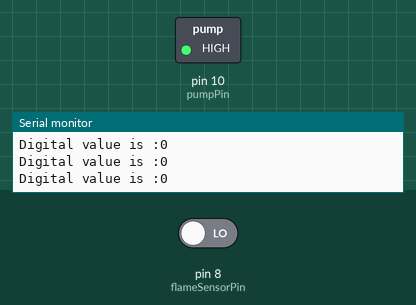
This sketch was run on a simulated Arduino Uno, built with avr-gcc and run on an emulated ATmega328P. Parts: switched loads named in the sketch (green lamp = pin HIGH), the last lines printed to the serial monitor. The test bench sets the inputs (shaded band); at power-on: pin 8 (flameSensorPin) LOW.

Above: at 1.8 s.
1.9 s: pin 8 (flameSensorPin) driven HIGH
At 3.1 s:
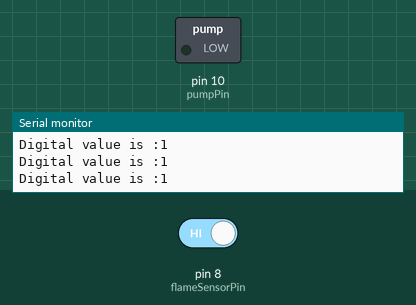
3.5 s: pin 8 (flameSensorPin) driven LOW
At 4.2 s:
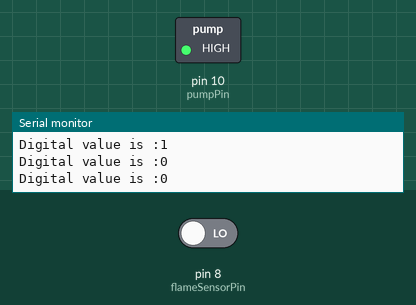
Timing chart, 0 to 6.5 s (numbered marks = the images above; inputs shaded):
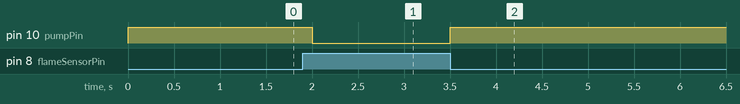

The sketch:

FLAME_DETECTOR.ino
```cpp
#define flameSensorPin 8
#define pumpPin 10
int flameSensorPinValue;
String digitalMsg = "Digital value is :";
String digitalSenseFlame = "digital sensor detected flame.";
void setup() {
  Serial.begin(9600);
  pinMode(flameSensorPin,INPUT);
  pinMode(pumpPin,OUTPUT);
  digitalWrite(pumpPin,HIGH);
}

void loop() {
  flameSensorPinValue = digitalRead(flameSensorPin);
  Serial.print(digitalMsg);
  Serial.print(flameSensorPinValue);
  Serial.println("");
  if(flameSensorPinValue == 1){
    digitalWrite(pumpPin,LOW);
  }
  else{
    digitalWrite(pumpPin,HIGH);
  }
  delay(500);
}
```

Measured:
- after the input at 1.9 s, pin 10 (pumpPin): HIGH → LOW after 0.10 s
- after the input at 3.5 s, pin 10 (pumpPin): LOW → HIGH at once
